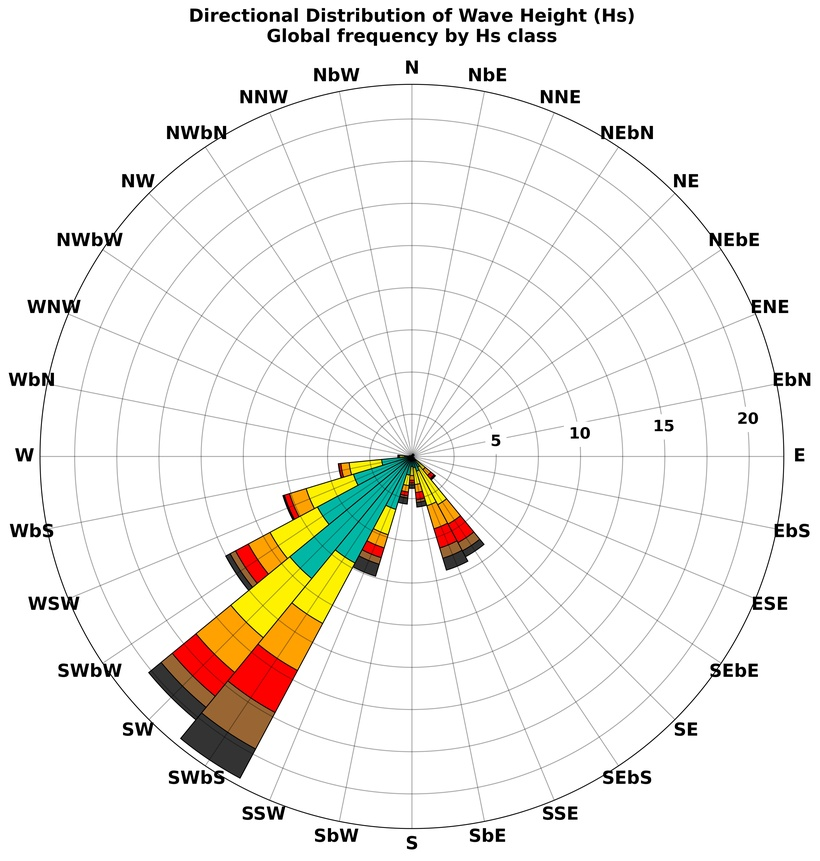
#> input picture WIND_ROSE_Hs_C0_C7.jpg, 820 x 861 px, shrunk from 6112 x 6414 before the run; its folder holds only this picture in this run
$ python 'M_4 - tracer_identification_quantification.py'
#> lines starting #> are read from the running program, lines starting #| are printed output that depends on the picture; after the words box and inside, x2 and y2 are one past the last pixel; in counts of white or black regions, pixels touching at a corner belong together; long printed decimals are rounded
"""
==================================================================================
Tracer identification and quantification script
File: tracer_identification_quantification.py
==================================================================================

Author: João Cascalho (FCUL / IDL – University of Lisbon)
Date: January 2026

Tracer identification and quantification are performed using the System of
Automatic N-particle Detection (SAND), an automated tracer-particle detection
approach originally developed by Silva (2005) in the MATLAB environment using
the Image Processing Toolbox. The method was subsequently applied by Silva
et al. (2007) and Bosnic et al. (2017), with minor adaptations for different
tracer types and imaging conditions.

The SAND workflow is based on color classification in the CIE Lab* color space.
Digital images are converted from RGB to Lab*, and fluorescent tracer pixels
are identified using fixed threshold values applied to the L*, a*, and b*
channels to distinguish tracer grains from the natural sediment background.
The threshold values implemented here reproduce those used in the original
MATLAB SedPhoto workflow.

The resulting binary tracer masks are processed using a sequence of
morphological operations (erosion and dilation) designed to suppress
background noise while preserving small and low-intensity fluorescent
particles. Individual tracer grains are then identified as connected
components within the processed masks. Tracer abundance is quantified both
as the number of detected tracer particles and as tracer concentration,
expressed as the proportion of tracer pixels relative to the total image area.

In the present study, the original MATLAB-based image-analysis workflow was
reimplemented in Python using equivalent color-space transformations,
thresholding criteria, and morphological filtering steps. Validation against
the MATLAB implementation showed near-identical tracer counts across all
samples (differences < 1%). The Python implementation additionally
demonstrated improved robustness under low tracer-density conditions,
reliably detecting isolated tracer grains that are difficult to identify
visually or using less stringent image-processing approaches.

In addition to tracer counts, the area of individual tracer grains is
computed from the binary masks using connected-component analysis. Particle
areas are calculated in pixel units and converted to physical units (mm²)
using a calibrated pixel-to-area relationship, enabling subsequent grain-
scale analyses.

This script implements both tracer-particle detection and grain-area
quantification. It produces:
  (i)  per-image tracer counts and concentrations,
  (ii) binary tracer masks and outlined diagnostic images, and
  (iii) tables of individual particle areas derived from the processed masks.
"""


import os
import cv2
import numpy as np
import pandas as pd


# ============================================================
# SETTINGS — PART A (Tracer count and analysis)
# ============================================================

# MATLAB thresholds (uint8 Lab space, 0..255)
LORANGE = 35
AORANGE = 80
BORANGE = 130

# Morphology (SedPhoto BWFilter)
DISK_RADIUS = 2

# Output folders/files (keep your current names if you want)
MASK_DIR = "mask"
OUTLINE_DIR = "outlined"
EXCEL_TRACERCOUNT = "results_tracer_counts_C6_sample_26.xlsx" # use the appropriate name

# Image extensions (input photos)
IMG_EXTS = (".jpg", ".jpeg", ".png", ".tif", ".tiff", ".bmp")


# ============================================================
# SETTINGS — PART B (Particle areas from masks)
# ============================================================

EXCEL_AREAS = "particle_areas_all_images_mm2_C6_sample_26.xlsx" # use the appropriate name

# Calibration
PIXEL_AREA_MM2 = 4.1698e-03

# Robust binarization for masks
BIN_THRESH = 128          # critical (do NOT use >0)
CONNECTIVITY = 8
MIN_AREA_PX = 0           # set 2–10 if you ever see tiny speckles


# ============================================================
# Helpers — PART A
# ============================================================

def disk_kernel(radius: int) -> np.ndarray:
    """Binary disk kernel similar to MATLAB strel('disk', r)."""
    r = int(radius)
    y, x = np.ogrid[-r:r + 1, -r:r + 1]
    k = ((x * x + y * y) <= r * r).astype(np.uint8)
    return k


def bwfilter_sedphoto(bw_255: np.ndarray, se: np.ndarray) -> np.ndarray:
    """MATLAB SedPhoto BWFilter: erode -> dilate -> dilate -> erode."""
    bw = bw_255
    bw = cv2.erode(bw, se, iterations=1)
    bw = cv2.dilate(bw, se, iterations=1)
    bw = cv2.dilate(bw, se, iterations=1)
    bw = cv2.erode(bw, se, iterations=1)
    return bw


def segment_sedphoto(bgr: np.ndarray, se: np.ndarray) -> np.ndarray:
    """Segment tracer pixels in uint8 Lab and apply BWFilter."""
    lab = cv2.cvtColor(bgr, cv2.COLOR_BGR2LAB)
    L, a, b = cv2.split(lab)
    bw = ((L > LORANGE) & (a > AORANGE) & (b > BORANGE)).astype(np.uint8) * 255
    bw = bwfilter_sedphoto(bw, se)
    return bw


def count_particles_bwboundaries_like(bw_255: np.ndarray) -> int:
    """Approx MATLAB bwboundaries(BW,'noholes'): count external contours only."""
    contours, _ = cv2.findContours(bw_255, cv2.RETR_EXTERNAL, cv2.CHAIN_APPROX_NONE)
    return int(len(contours))


def outline_image(bgr: np.ndarray, bw_255: np.ndarray) -> np.ndarray:
    """Draw external boundaries in white."""
    out = bgr.copy()
    contours, _ = cv2.findContours(bw_255, cv2.RETR_EXTERNAL, cv2.CHAIN_APPROX_NONE)
    cv2.drawContours(out, contours, -1, (255, 255, 255), 1)
    return out


def mask_filename_png(image_filename: str) -> str:
    """
    Always save masks as PNG (lossless), keeping 'mask_' prefix.
    Example: IMG_7023.JPG -> mask_IMG_7023.png
    """
    base = os.path.splitext(os.path.basename(image_filename))[0]
    return f"mask_{base}.png"


# ============================================================
# Part A — Tracer count and analysis
# ============================================================

def run_tracer_count_and_analysis():
    print("Working directory:", os.getcwd())

    files = sorted([f for f in os.listdir(".") if f.lower().endswith(IMG_EXTS)])
    if not files:
        raise RuntimeError("No image files found in the current working directory.")

    os.makedirs(MASK_DIR, exist_ok=True)
    os.makedirs(OUTLINE_DIR, exist_ok=True)

    se = disk_kernel(DISK_RADIUS)

    rows = []
    for fn in files:
        print("Processing image:", fn)

        bgr = cv2.imread(fn, cv2.IMREAD_COLOR)
        if bgr is None:
            print("  ⚠️ skipped (cannot read)")
            continue

        h, w = bgr.shape[:2]
        pix_photo = int(h * w)

        bw = segment_sedphoto(bgr, se)

        pix_particles = int(np.sum(bw > 0))
        concentration = float(pix_particles / pix_photo)
        nparts = count_particles_bwboundaries_like(bw)

        # Save mask as PNG (lossless)
        mask_name = mask_filename_png(fn)
        cv2.imwrite(os.path.join(MASK_DIR, mask_name), bw)

        # Save outlined image (same extension as input)
        outlined = outline_image(bgr, bw)
        cv2.imwrite(os.path.join(OUTLINE_DIR, f"outlined_{fn}"), outlined)

        rows.append({
            "image_name": fn,
            "np": nparts,
            "concentration": concentration,
            "pix_particles": pix_particles,
            "pix_photo": pix_photo
        })

        print(f"  np={nparts}  concentration={concentration:.6f}")

    df = pd.DataFrame(rows)
    df.to_excel(EXCEL_TRACERCOUNT, index=False)

    print("\nTracer-count analysis saved:", EXCEL_TRACERCOUNT)
    print("Masks saved in:", MASK_DIR)
    print("Outlined images saved in:", OUTLINE_DIR)


# ============================================================
# Part B — Particle areas from masks
# ============================================================

# [10 lines left out: function clean_image_name_from_mask, not called in this run]


def run_particle_areas_from_masks():
    if not os.path.isdir(MASK_DIR):
        raise RuntimeError(f"Mask folder not found: {MASK_DIR}")

    mask_files = sorted([
        f for f in os.listdir(MASK_DIR)
        if f.lower().endswith((".png", ".jpg", ".jpeg", ".tif", ".tiff", ".bmp"))
    ])
    if not mask_files:
        raise RuntimeError("No mask files found in mask/")

    rows = []
    for fname in mask_files:
        path = os.path.join(MASK_DIR, fname)
        img = cv2.imread(path, cv2.IMREAD_GRAYSCALE)
        if img is None:
            print("Skipping unreadable mask:", fname)
            continue

        # Robust binarization (prevents speckle artifacts)
        bw01 = (img >= BIN_THRESH).astype(np.uint8)

        n, labels, stats, _ = cv2.connectedComponentsWithStats(
            bw01, connectivity=CONNECTIVITY
        )

        # Renumber particle_id sequentially after filtering
        pid = 0
        for lab in range(1, n):
            area_px = int(stats[lab, cv2.CC_STAT_AREA])
            if area_px < MIN_AREA_PX:
                continue

            pid += 1
            rows.append({
                "image_name": clean_image_name_from_mask(fname),
                "particle_id": pid,
                "area_pixels": area_px,
                "area_mm2": area_px * PIXEL_AREA_MM2
            })

    df = pd.DataFrame(rows)
    df.to_excel(EXCEL_AREAS, index=False)

    print("\nParticle-area table saved:", EXCEL_AREAS)


# ============================================================
# Main
# ============================================================

def main():
    run_tracer_count_and_analysis()
#> in run_tracer_count_and_analysis, bgr is the input picture: shape (861, 820, 3); mean B, G, R 235.5, 239.8, 241.7
#> in segment_sedphoto, `L, a, b = cv2.split(lab)`:
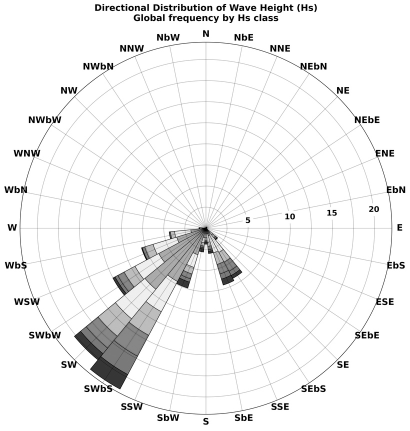
#> L: shape (861, 820) (shown at 1/2 size); min 0, max 255, mean 241.5
#> in segment_sedphoto, `L, a, b = cv2.split(lab)`:
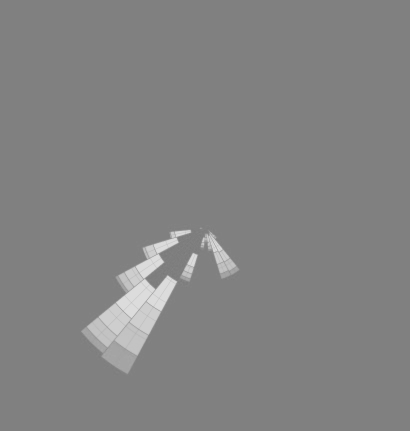
#> b: shape (861, 820) (shown at 1/2 size); min 120, max 222, mean 130.4
#> in segment_sedphoto, `bw = ((L > LORANGE) & (a > AORANGE) & (b > BORANGE)).astype(np.uint8) ..`:
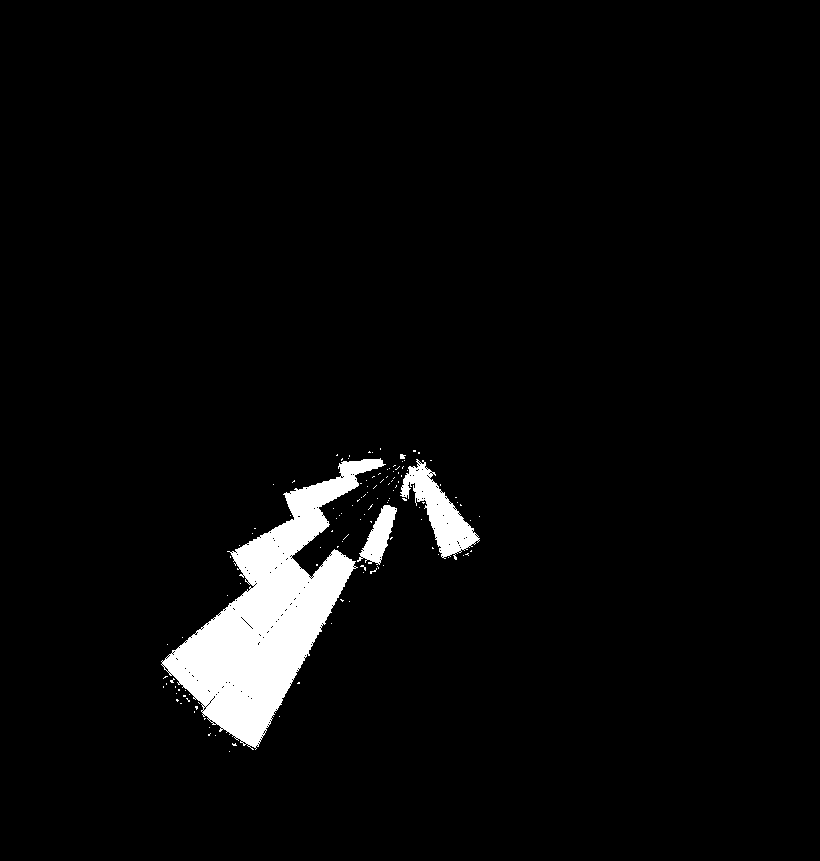
#> bw: shape (861, 820); 3.9% white; 122 white regions (118 under 20 px), largest, box (x1, y1, x2, y2) and area: (161, 458, 386, 750) 22903, (400, 459, 480, 560) 2876, (357, 505, 397, 565) 1089, (400, 454, 406, 459) 23
#> in bwfilter_sedphoto, `bw = cv2.dilate(bw, se, iterations=1)`:
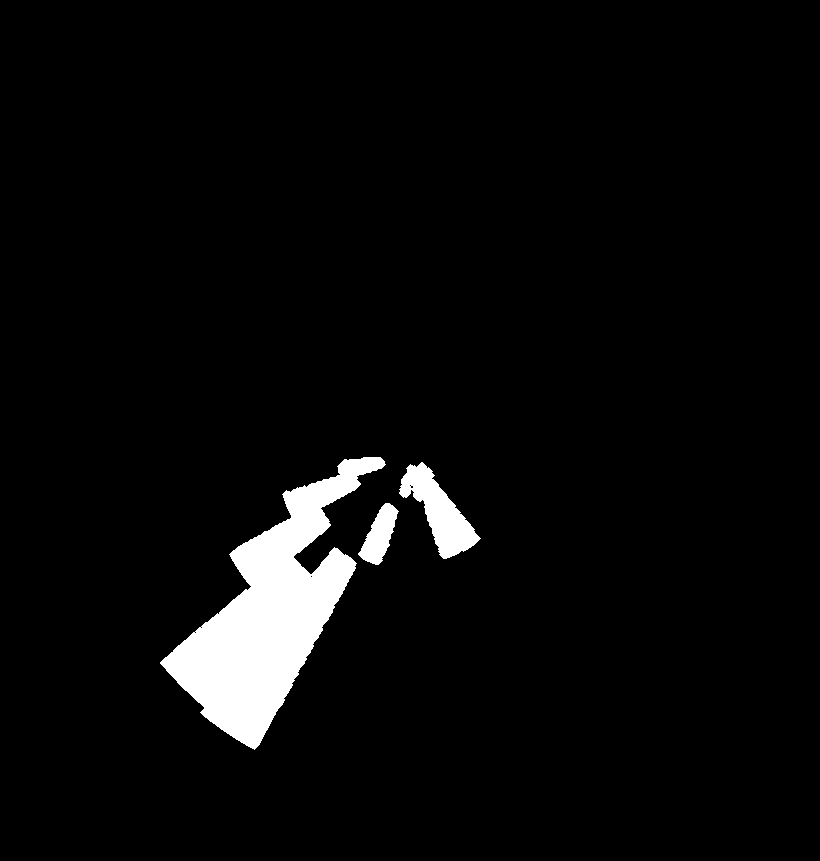
#> bw: shape (861, 820); 4.1% white; 3 white regions, box (x1, y1, x2, y2) and area: (160, 457, 386, 750) 24335, (399, 462, 481, 559) 3231, (358, 503, 399, 565) 1299
#> in run_tracer_count_and_analysis, `pix_particles = int(np.sum(bw > 0))`: pix_particles = 26429
#> in run_tracer_count_and_analysis, `concentration = float(pix_particles / pix_photo)`: concentration = 0.0374
#> in count_particles_bwboundaries_like, `contours, _ = cv2.findContours(bw_255, cv2.RETR_EXTERNAL, cv2.CHAIN_AP..`: contours = 3 contours; box (x1, y1, x2, y2) and area: (162, 459, 384, 748) 22276, (401, 464, 479, 557) 2586, (360, 505, 397, 563) 964
#> in run_tracer_count_and_analysis, `nparts = count_particles_bwboundaries_like(bw)`: nparts = 3
#> in outline_image, `cv2.drawContours(out, contours, -1, (255, 255, 255), 1)`:
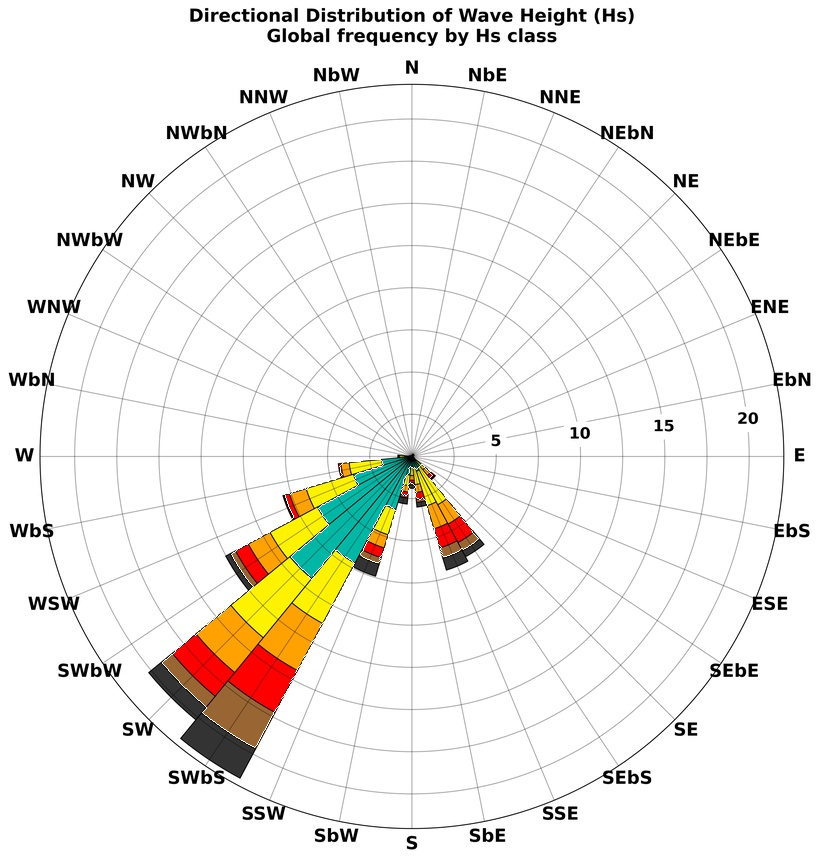
#> out: shape (861, 820, 3); 0.17% of pixels changed, all inside (x1, y1, x2, y2) = (162, 459, 479, 748)
#|   np=3  concentration=0.03743
#> in run_tracer_count_and_analysis, `df = pd.DataFrame(rows)`: df = table of 1 rows and 5 columns
    run_particle_areas_from_masks()
    print("\nAll done (counts + areas).")


if __name__ == "__main__":
#> (the run stopped early here; a loop or call above may not have finished)

$ run again, on legend_Hs.jpg
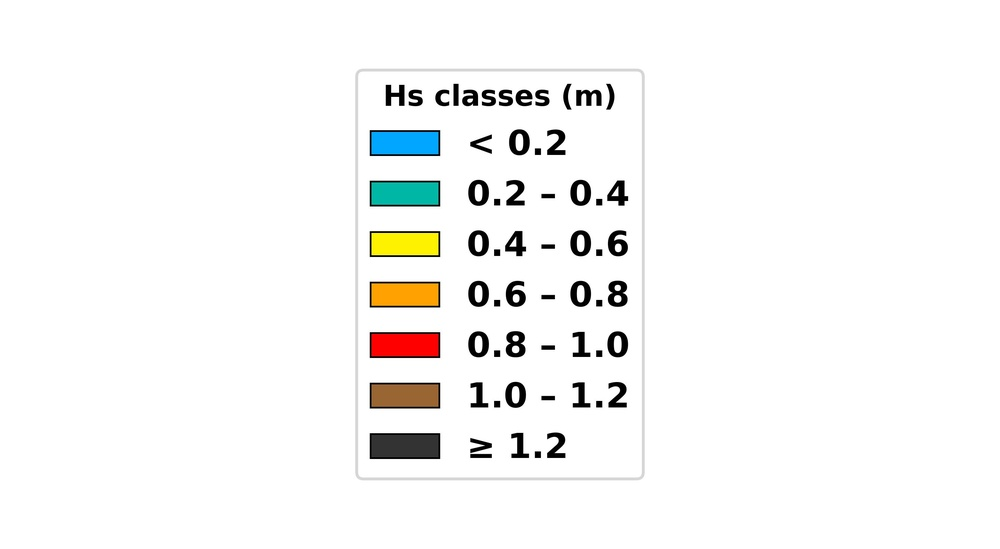
#> input picture legend_Hs.jpg, 1000 x 549 px, shrunk from 2910 x 1598 before the run
#> in run_tracer_count_and_analysis, bgr is the input picture: shape (549, 1000, 3); mean B, G, R 245.5, 246.5, 246.6
#> lab: shape (549, 1000, 3); mean of channels 0, 1, 2 247, 128.2, 128.6
#> in bwfilter_sedphoto, `bw = cv2.dilate(bw, se, iterations=1)`:
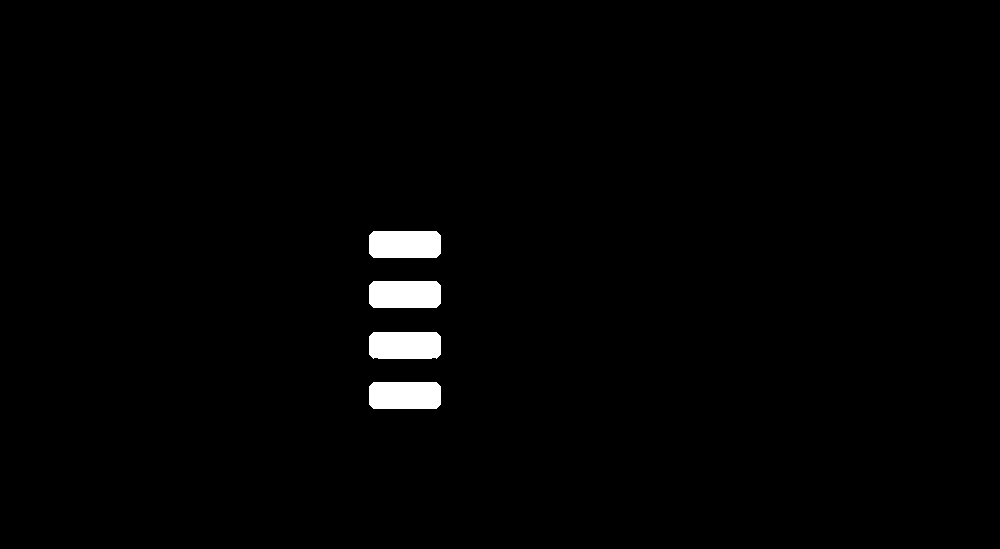
#> bw: shape (549, 1000); 1.4% white; 4 white regions
#> pix_particles = 6200
#> concentration = 0.0113
#> in count_particles_bwboundaries_like, `contours, _ = cv2.findContours(bw_255, cv2.RETR_EXTERNAL, cv2.CHAIN_AP..`: contours = 4 contours; box (x1, y1, x2, y2) and area: (371, 384, 439, 407) 1466, (371, 283, 439, 306) 1466, (371, 233, 439, 256) 1466, (371, 334, 439, 357) 1458
#> nparts = 4
#> in outline_image, `cv2.drawContours(out, contours, -1, (255, 255, 255), 1)`:
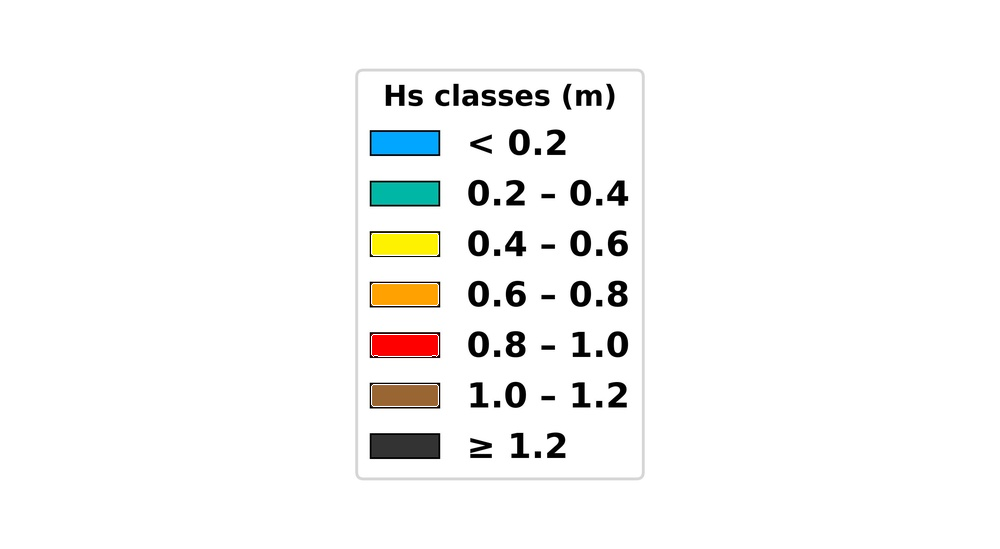
#> out: shape (549, 1000, 3); 0.12% of pixels changed, all inside (x1, y1, x2, y2) = (371, 233, 439, 407)
#|   np=4  concentration=0.01129
#> df = table of 1 rows and 5 columns
